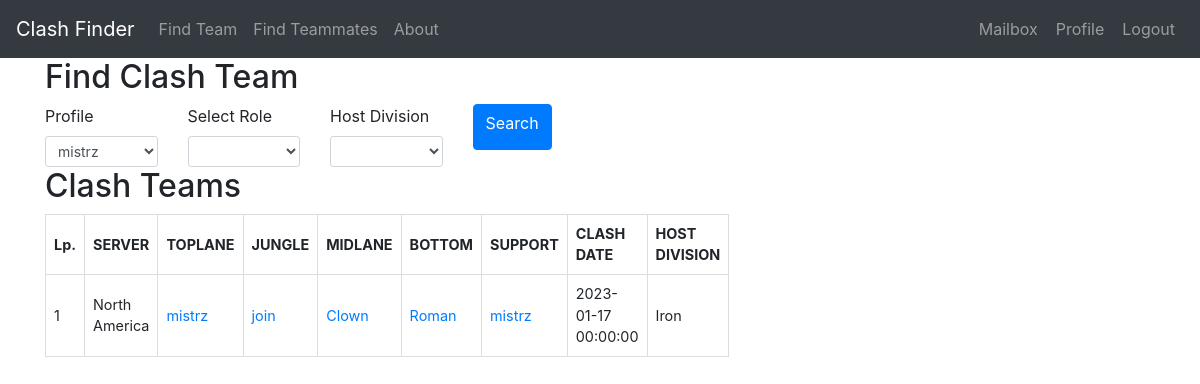
Screenshot of /findteam (signed in) with the database file from the repository.
### models.py (models this page shows, shortened)
class ClashTeam(UserMixin, db.Model):
    id = db.Column(db.Integer, primary_key=True)
    clash_date = db.Column(db.DateTime, nullable=False, default=None)
    division = db.Column(db.String(64), index=True, default=None)
    toplane = db.Column(db.String(64), index=True, default=None)
    jungle = db.Column(db.String(64), index=True, default=None)
    midlane = db.Column(db.String(64), index=True, default=None)
    bottom = db.Column(db.String(64), index=True, default=None)
    support = db.Column(db.String(64), index=True, default=None)
    host_id = db.Column(db.Integer, db.ForeignKey('profile.id'))
    invitation = db.relationship('ClashInvitation', backref='futureteam', lazy='dynamic',
                              cascade="all, delete, delete-orphan")

class Profile(UserMixin, db.Model):
    id = db.Column(db.Integer, primary_key=True)
    nickname = db.Column(db.String(64), index=True, unique=True)
    server = db.Column(db.String(10), index=True)
    division = db.Column(db.String(20), index=True)
    best_position = db.Column(db.String(20), index=True)
    alternative_position = db.Column(db.String(20), index=True)
    user_id = db.Column(db.Integer, db.ForeignKey('user.id'))
    clash_team = db.relationship('ClashTeam', backref='host', lazy='dynamic')
    invitation_in = db.relationship('ClashInvitation', backref='invitedguest', lazy='dynamic',
                              cascade="all, delete, delete-orphan")
    reported = db.relationship('ReportPlayer', backref='Reported', lazy='dynamic',
                              cascade="all, delete, delete-orphan")

### routes.py (the view, shortened to what this page needs)
@app.route('/findteam', methods=['GET', 'POST'])
@login_required
def findteam():
    user = User.query.filter_by(username=current_user.username).first_or_404()
    user_profiles = Profile.query.filter_by(user_id=user.id).all()
    user_clashteams_id = [profile_team.id for user_profile in user_profiles for profile_team in ClashTeam.query.filter_by(host_id=user_profile.id)]
    user_profiles_data = {user_profile.nickname: user_profile.server for user_profile in user_profiles}
    roles = {'Toplane': ClashTeam.toplane, 'Jungle': ClashTeam.jungle, 'Midlane': ClashTeam.midlane, 'Bottom': ClashTeam.bottom, 'Support': ClashTeam.support}
    clash_teams = ClashTeam.query.filter(or_(*(role == None for role in roles.values())), ClashTeam.id.notin_(user_clashteams_id)).order_by(ClashTeam.clash_date)
    for key, value in user_profiles_data.items():
        clash_teams = clash_teams.filter(and_(or_(ClashTeam.toplane.isnot(key), ClashTeam.jungle.isnot(key), ClashTeam.midlane.isnot(key), ClashTeam.bottom.isnot(key), ClashTeam.support.isnot(key)), ClashTeam.host.has(server=value)))
    clash_teams_list = clash_teams.all()
    if len(clash_teams_list)==0:
        clash_teams = []
    form = SearchingTeam(user_id=user.id)
    return render_template('findteam.html', get_server_short_name=get_server_short_name, clash_teams=clash_teams, form=form, user=user)

### forms.py
class SearchingTeam(FlaskForm):
    profile = SelectField('Profile', validators=[DataRequired()], choices=[], default=None)
    role = SelectField('Select Role', choices=positions)
    division = SelectField('Host Division', choices=divisions)
    submit = SubmitField('Search')
    def __init__(self, user_id, *args, **kwargs):
        super(SearchingTeam, self).__init__(*args, **kwargs)
        self.profile.choices = [(p.nickname) for p in Profile.query.filter_by(user_id=user_id)]

### forms.py (called while the page is built)
def get_server_short_name(server_name):
    for server in servers:
        if server[0] == server_name:
            return server[1]
    return ''

### models.py (called while the page is built)
@login.user_loader
def load_user(id):
    return User.query.get(int(id))

### templates/findteam.html (shortened to what this page needs)
{% extends "base.html" %}
{% block content %}
        <div class="container">
            <div class="row">
                <div class="col-sm-6">
					<h2>Find Clash Team</h2>
					<form method="POST" action="{{ url_for('findteam') }}">
						<div class="row">
							<div class="col-md-3">
							  {{ form.profile.label(class="form-control-label") }}
							  {{ form.profile(class="form-control form-control-sm") }}
							</div>
							<div class="col-md-3">
							  {{ form.role.label(class="form-control-label") }}
							  {{ form.role(class="form-control form-control-sm") }}
							</div>
							<div class="col-md-3">
							  {{ form.division.label(class="form-control-label") }}
							  {{ form.division(class="form-control form-control-sm") }}
							</div>
							<div class="col-md-3">
								<button type="submit" class="btn btn-primary">{{ form.submit.label }}</button>
							</div>
						</div>
					</form>
                    <h2>Clash Teams</h2>
						<div class="clash-available-teams">
							{% if clash_teams %}
                            <table>
                                <thead>
                                    <tr>
                                        <th>Lp.</th>
										<th>SERVER</th>
                                        <th>TOPLANE</th>
                                        <th>JUNGLE</th>
                                        <th>MIDLANE</th>
                                        <th>BOTTOM</th>
                                        <th>SUPPORT</th>
                                        <th>CLASH DATE</th>
                                        <th>HOST DIVISION</th>
                                    </tr>
                                </thead>
								<tbody>
									{% for team in clash_teams %}
									<tr>
										<td>{{ loop.index }}</td>
										<td>{{ team.host.server or '' }}</td>
										<td>
											{% if team.toplane %}
												<a href="{{ url_for('profile', nickname=team.toplane, server=get_server_short_name(team.host.server).lower()) }}">{{ team.toplane }}</a>
											{% else %}
												<a href="#">join</a>
											{% endif %}
										</td>
										<td>
											{% if team.jungle %}
											<a href="{{ url_for('profile', nickname=team.jungle, server=get_server_short_name(team.host.server).lower()) }}">{{ team.jungle }}</a>
											{% else %}
												<a href="#">join</a>
											{% endif %}
										</td>
										<td>
											{% if team.midlane %}
											<a href="{{ url_for('profile', nickname=team.midlane, server=get_server_short_name(team.host.server).lower()) }}">{{ team.midlane }}</a>
											{% else %}
												<a href="#">join</a>
											{% endif %}
										</td>
										<td>
											{% if team.bottom %}
											<a href="{{ url_for('profile', nickname=team.bottom, server=get_server_short_name(team.host.server).lower()) }}">{{ team.bottom }}</a>
											{% else %}
												<a href="#">join</a>
											{% endif %}
										</td>
										<td>
											{% if team.support %}
											<a href="{{ url_for('profile', nickname=team.support, server=get_server_short_name(team.host.server).lower()) }}">{{ team.support }}</a>
											{% else %}
												<a href="#">join</a>
											{% endif %}
										</td>
										<td>{{ team.clash_date or '' }}</td>
										<td>{{ team.division or '' }}</td>
									</tr>
									{% endfor %}
								</tbody>
                            </table>
							{% else %}
                            <p>There are currently no teams meeting your requirements.</p>
                            {% endif %}
						</div>
				</div>
			</div>
		</div>
{% endblock %}

### templates/findteam.html (style rules this page uses)
table { border-collapse: collapse; font-size: 0.9em; border: 1px solid #ddd; margin-bottom: 10px; }
th { border: 1px solid #ddd; padding: 8px; text-align: left; }
td { border: 1px solid #ddd; padding: 8px; }

### rows the page displays
ClashTeam: host "North America", toplane "mistrz", shows "join", midlane "Clown", bottom "Roman", support "mistrz", clash_date "2023-01-17 00:00:00", division "Iron"
